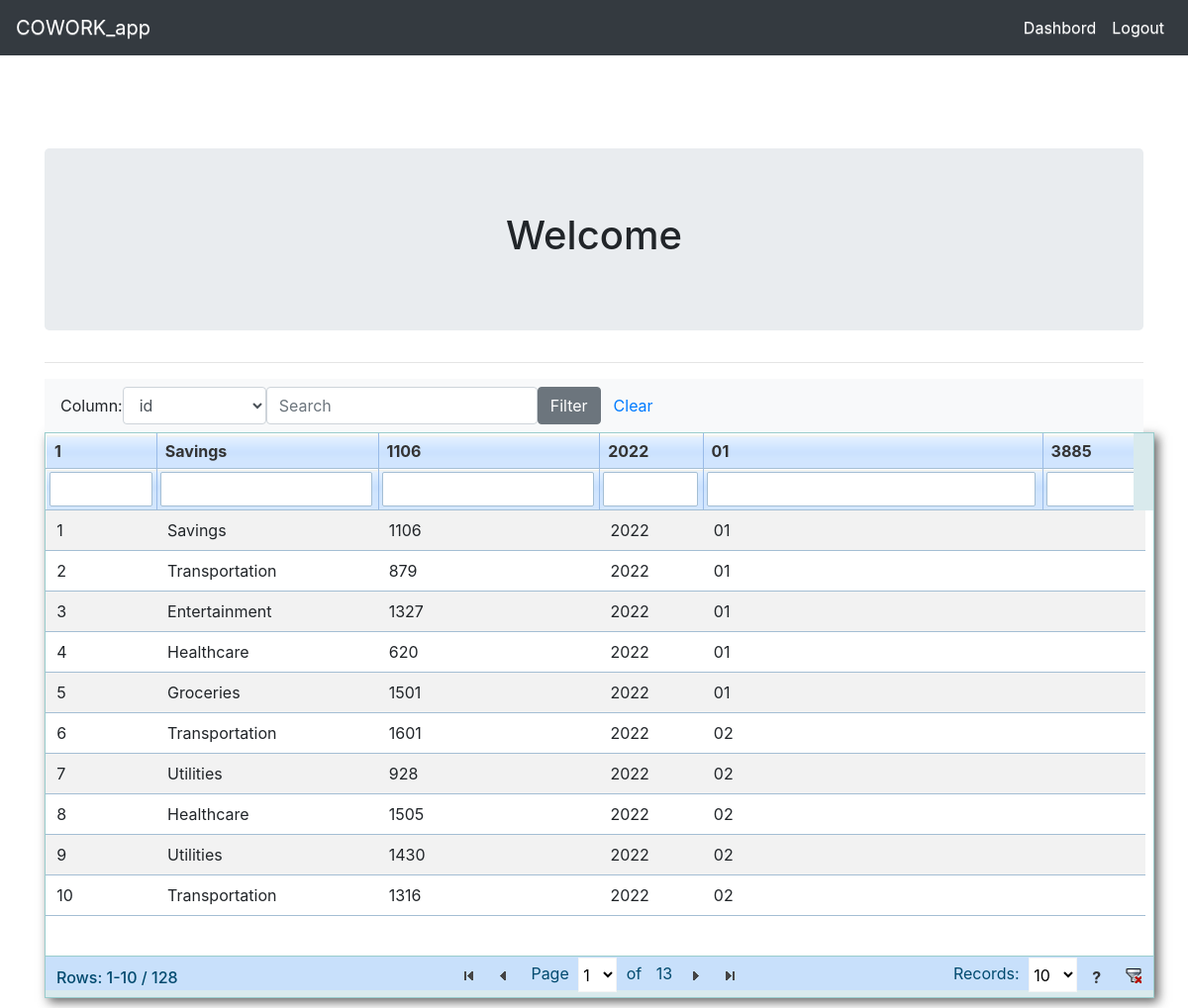
The page /dashbord (signed in) on the database its author committed.
### tables this page shows
CREATE TABLE costs (
            id INTEGER PRIMARY KEY AUTOINCREMENT,
            title TEXT,
            cost INTEGER,
            year TEXT,
            month TEXT,
            limits INTEGER
        );

### app.py (the view)
@app.route('/dashbord',methods=['GET','POST'])
@is_logged_in
def dashbord():
    msg = mysqls('costs')
    return render_template('dashbordpymongo.html', articles=msg)

### app.py (called while the page is built)
def get_sqlite_conn():
    conn = sqlite3.connect('mydatabase.db')  # <-- Путь к вашему файлу БД
    conn.row_factory = sqlite3.Row
    return conn

def is_logged_in(f):
    @wraps(f)
    def wrap(*args,**kwargs):
        if 'logged_in' in session:
            return f(*args,**kwargs)
        else:
            return redirect(url_for('login'))
    return wrap

def mysqls(table):
    if not is_mysql:
        conn = get_sqlite_conn()
        cur = conn.cursor()
        sql = f"SELECT * FROM {table}"
        cur.execute(sql)
        rows = cur.fetchall()
        conn.close()
        return rows
    else:
        cur = mysql.connection.cursor()
        result = cur.execute(f"SELECT * FROM {table}")
        rows = cur.fetchall()
        cur.close()
        return rows

### templates/dashbordpymongo.html (shortened to what this page needs)
{% extends 'layout1.html' %}
{% block body %}
  <div class ="jumbotron text-center">
    <h1>Welcome</h1>
    </div>
  <hr>
  {% include 'includes/_navbarpymongo.html' %}
  <table class="table table-striped" id="dtypes">
  <thead>
    <tr>
      {% for article in articles[0] %}
          <th>{{article}}</th>
      {% endfor %}
    </tr>
    </thead>
    <tbody>
    {% for article in articles %}
      <tr>
        <td>{{article.id}}</td>
        <td>{{article.title}}</td>
        <td>{{article.cost}}</td>
        <td>{{article.year}}</td>
        <td>{{article.month}}</td>
        <td>{{article.register_date}}</td>
      </tr>
    {% endfor %}
    </tbody>
  </table>
<link rel="stylesheet" type="text/css" href="{{ url_for('static', filename='tablefilter/style/tablefilter.css')}}">
{% endblock %}

### templates/layout1.html (shortened to what this page needs)
<!DOCTYPE html>
<html>
  <head>
    <link rel="stylesheet" type="text/css" href="{{ url_for('static', filename='bootstrap-theme.min.css')}}">
    <link rel="stylesheet" type="text/css" href="{{ url_for('static', filename='theme.css')}}">
    <link href="https://maxcdn.bootstrapcdn.com/bootstrap/4.0.0-beta.3/css/bootstrap.min.css" rel="stylesheet">
  </head>
  <body ng-app>
  {% include 'includes/_navbar1.html' %}
      <div class="container" style="padding-top:5rem">
        {%block body%}{% endblock %}
      </div>
  </body>
</html>

### templates/includes/_navbar1.html (shortened to what this page needs)
<nav class="navbar navbar-expand-md navbar-dark bg-dark fixed-top">
      <a class="navbar-brand" href="/">COWORK_app</a>
      <div class="collapse navbar-collapse" id="navbarsExampleDefault">
        <ul class="nav navbar-nav navbar-right">
          {% if session.logged_in %}
            <li class="nav-item active"><a class="nav-link" href="/dashbord">Dashbord</a></li>
            <li class="nav-item active"><a class="nav-link" href="/logout">Logout</a></li>
          {% else: %}
            <li class="nav-item active"><a class="nav-link" href="/login">Login</a></li>
          {% endif %}
        </ul>
      </div>
    </nav>

### templates/includes/_navbarpymongo.html (shortened to what this page needs)
<div data-config="">
    <div class="navbar navbar-light bg-light navbar-expand-sm">
        <form class="form-inline " onsubmit="filter(event);">
            <div class="form-group">
                <label for="slcColumns">Column:</label>
                <select id="slcColumns" name="slcColumns" class="form-control">
                  <option value="0">id</option>
                </select>
                <input name="inpSearch" type="text" class="form-control" placeholder="Search">
                <button type="submit" class="btn btn-secondary">Filter</button>
                <button type="reset" class="btn btn-link" onclick="tf.clearFilters();">Clear</button>
            </div>
        </form>
    </div>
</div>

### static/theme.css (style rules this page uses)
body { padding-top: 70px; padding-bottom: 10px; }

### static/tablefilter/style/tablefilter.css (style rules this page uses)
.even { background-color:#fff }
.odd { background-color:#f9f9f9 }
div.grd_Cont .even { background-color:#fff }
div.grd_Cont .odd { background-color:#dfe8f6 }
div.grd_tblCont table,div.grd_headTblCont table { border-collapse:collapse;table-layout:fixed;box-sizing:initial }
div.grd_tblCont table th,div.grd_headTblCont table th,div.grd_headTblCont table td { height:35px;background-color:#c8e0fb;padding:.1em .5em;color:#333;border-right:1px solid #99bbe8 !important;overflow:hidden;text-overflow:ellipsis }
div.grd_tblCont table td { padding:.5em .7em;border-bottom:1px solid #99bbe8;overflow:hidden;text-overflow:ellipsis }

### static/tablefilter/style/themes/skyblue/skyblue.css (style rules this page uses)
div.grd_Cont .even { background-color:#fff }
div.grd_Cont .odd { background-color:#e3efff }
div.grd_tblCont table { border-right:none !important }
div.grd_tblCont table th,div.grd_headTblCont table th,div.grd_headTblCont table td { background:#d9eaed url("images/bg_skyblue.gif") left top repeat-x;border-bottom:1px solid #a4bed4;border-right:1px solid #a4bed4 !important;border-left:1px solid #fff !important;border-top:1px solid #fff !important }
div.grd_tblCont table td { border-bottom:1px solid #a4bed4 !important;border-right:0 !important;border-left:0 !important;border-top:0 !important }
.even { background-color:#fff }
.odd { background-color:#e3efff }

### rows shown on the page
costs: title "Savings", cost "1106", year "2022", month "01", limits "3885", id "1"
costs: id "2", title "Transportation", cost "879", year "2022", month "01"
costs: id "3", title "Entertainment", cost "1327", year "2022", month "01"
costs: id "4", title "Healthcare", cost "620", year "2022", month "01"
costs: id "5", title "Groceries", cost "1501", year "2022", month "01"
costs: id "6", title "Transportation", cost "1601", year "2022", month "02"
costs: id "7", title "Utilities", cost "928", year "2022", month "02"
costs: id "8", title "Healthcare", cost "1505", year "2022", month "02"
costs: id "9", title "Utilities", cost "1430", year "2022", month "02"
costs: id "10", title "Transportation", cost "1316", year "2022", month "02"

### other values the page prints
{{ article }} "1"
